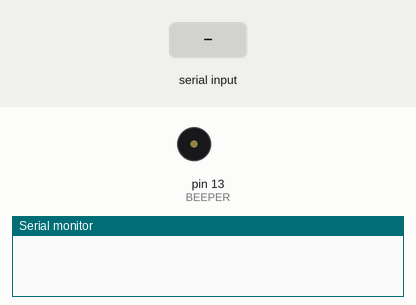
Simulated run of this sketch. Board: Arduino Uno, built with avr-gcc and run on an emulated ATmega328P. On the bench: buzzer (waves = sounding, pin HIGH), the last lines printed to the serial monitor. The inputs (shaded band) are chosen by the test bench.

Above: at 1.2 s.
1.3 s: "+" received over Serial
At 2.3 s:
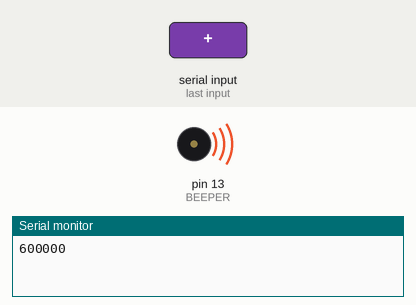
Timing chart, 0 to 10.3 s (numbered marks = the images above; inputs shaded):
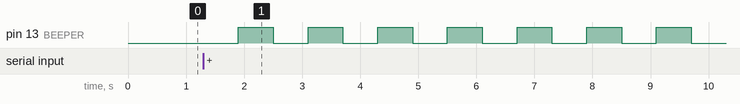

Measured:
- after the input at 1.3 s, pin 13 (BEEPER): alternates HIGH for 0.60 s and LOW for 0.60 s, starting after 0.60 s

The sketch:

beepInterrupt.ino
```cpp
// https://playground.arduino.cc/code/timer1
// Jeśli nie masz tej biblioteki, wybierz:
// Narzędzia->Zarządzaj bibliotekami, w oknie wyszukaj
// bibliotekę TimerOne i zanistaluj.
//
#include "TimerOne.h"

// pin, na którym obserwujemy działanie
// pin 13 to dioda LED, ale możesz podłączyć też głośnik
#define BEEPER 13

// wstępny okres w milisekundach
long int intPeriod = 500000;

void setup() {
  pinMode(BEEPER, OUTPUT);
  Timer1.initialize();
  //TimerUpdate();

  Serial.begin(9600);

}

// główna pętla
void loop() {
  while(Serial.available()){
    char i = Serial.read();
    switch(i) {
      case '+' : intPeriod += 100000; TimerUpdate(); break;
      case '-' : intPeriod -= 100000; TimerUpdate(); break;
    }
    Serial.println(intPeriod);
  }

}

// aktualizuje Timer1 aktualną wartością intPeriod
void TimerUpdate() {
  Timer1.detachInterrupt();
  Timer1.attachInterrupt(doBeep, intPeriod);
}

// zmienia wartość pinu BEEPER
void doBeep() {
  digitalWrite(BEEPER, digitalRead(BEEPER) ^ 1);
}
```
